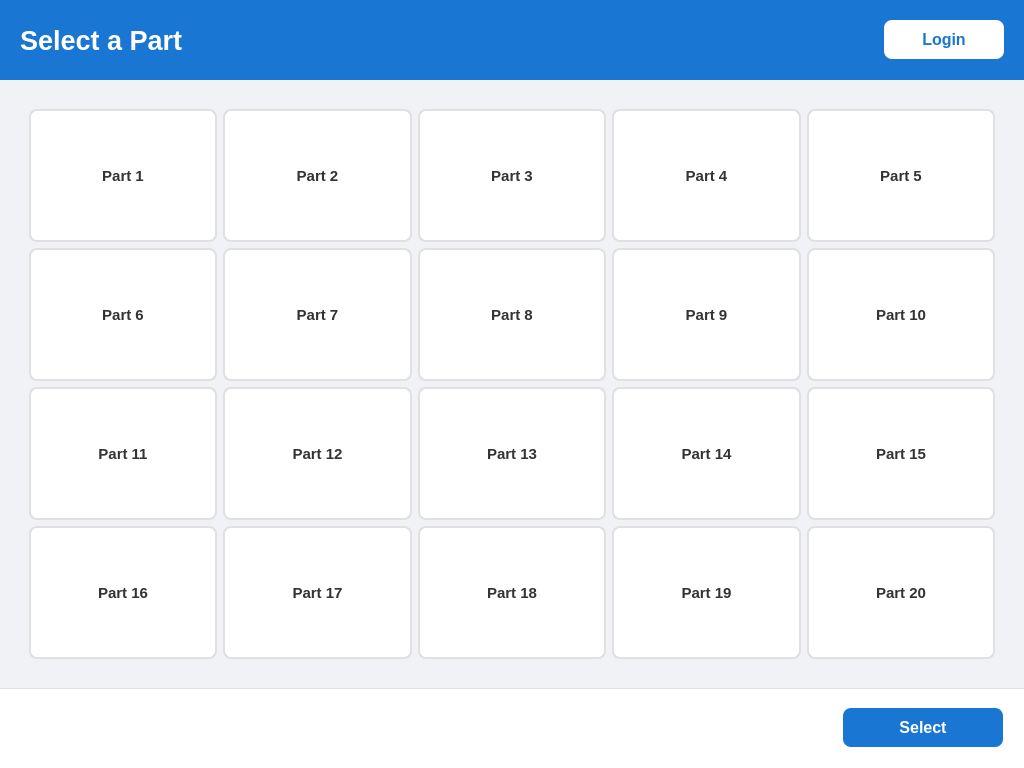
<?xml version="1.0" encoding="UTF-8"?>
<ui version="4.0">
 <class>PartSelectionScreen</class>
 <widget class="QWidget" name="PartSelectionScreen">
  <property name="geometry">
   <rect>
    <x>0</x>
    <y>0</y>
    <width>1024</width>
    <height>768</height>
   </rect>
  </property>
  <property name="windowTitle">
   <string>Operator Part Selection</string>
  </property>
  <property name="styleSheet">
   <string notr="true">/* ---- Overall Style ---- */
#PartSelectionScreen {
	background-color: #f0f2f5; /* Light grey background */
	font-family: Arial, sans-serif;
}

/* ---- Header Style ---- */
#headerFrame {
	background-color: #1976d2; /* Professional blue */
	border-radius: 0px;
}
#titleLabel {
	color: white;
	font-size: 20pt;
	font-weight: bold;
}
#loginButton {
	background-color: white;
	color: #1976d2;
	font-size: 12pt;
	font-weight: bold;
	padding: 10px 20px;
	border-radius: 8px;
	border: none;
}
#loginButton:hover {
	background-color: #e3f2fd; /* Light blue on hover */
}

/* ---- Part Selection Area ---- */
QScrollArea {
	border: none;
}
#scrollAreaWidgetContents {
	background-color: #f0f2f5; /* Match the main background */
}

/* --- THIS IS THE FIX --- */
#gridFrame {
	background-color: transparent;
	border: none;
}
/* ------------------------ */

QToolButton {
	background-color: white;
	border: 2px solid #e0e0e0; /* Default light grey border */
	border-radius: 8px;
	padding: 10px;
	color: #333;
	font-size: 11pt;
	font-weight: bold;
}
QToolButton:hover {
	border-color: #1976d2; /* Blue border on hover */
}
QToolButton:checked {
	border: 3px solid #0d47a1; /* Darker blue solid border when selected */
	background-color: #e3f2fd; /* Light blue background when selected */
}

/* ---- Footer Style ---- */
#footerFrame {
	background-color: #ffffff;
	border-top: 1px solid #e0e0e0;
}
#selectButton {
	background-color: #1976d2;
	color: white;
	font-size: 12pt;
	font-weight: bold;
	padding: 10px 20px;
	border-radius: 8px;
	border: none;
	min-width: 120px;
}
#selectButton:hover {
	background-color: #1565c0; /* Darker blue */
}</string>
  </property>
  <layout class="QVBoxLayout" name="verticalLayout_2">
   <property name="spacing">
    <number>0</number>
   </property>
   <property name="leftMargin">
    <number>0</number>
   </property>
   <property name="topMargin">
    <number>0</number>
   </property>
   <property name="rightMargin">
    <number>0</number>
   </property>
   <property name="bottomMargin">
    <number>0</number>
   </property>
   <item>
    <widget class="QFrame" name="headerFrame">
     <property name="minimumSize">
      <size>
       <width>0</width>
       <height>80</height>
      </size>
     </property>
     <property name="maximumSize">
      <size>
       <width>16777215</width>
       <height>80</height>
      </size>
     </property>
     <property name="frameShape">
      <enum>QFrame::StyledPanel</enum>
     </property>
     <property name="frameShadow">
      <enum>QFrame::Raised</enum>
     </property>
     <layout class="QHBoxLayout" name="horizontalLayout">
      <property name="leftMargin">
       <number>20</number>
      </property>
      <property name="rightMargin">
       <number>20</number>
      </property>
      <item>
       <widget class="QLabel" name="titleLabel">
        <property name="text">
         <string>Select a Part</string>
        </property>
       </widget>
      </item>
      <item>
       <spacer name="horizontalSpacer">
        <property name="orientation">
         <enum>Qt::Horizontal</enum>
        </property>
        <property name="sizeHint" stdset="0">
         <size>
          <width>40</width>
          <height>20</height>
         </size>
        </property>
       </spacer>
      </item>
      <item>
       <widget class="QPushButton" name="loginButton">
        <property name="minimumSize">
         <size>
          <width>120</width>
          <height>0</height>
         </size>
        </property>
        <property name="cursor">
         <cursorShape>PointingHandCursor</cursorShape>
        </property>
        <property name="text">
         <string>Login</string>
        </property>
       </widget>
      </item>
     </layout>
    </widget>
   </item>
   <item>
    <widget class="QScrollArea" name="scrollArea">
     <property name="widgetResizable">
      <bool>true</bool>
     </property>
     <widget class="QWidget" name="scrollAreaWidgetContents">
      <property name="geometry">
       <rect>
        <x>0</x>
        <y>0</y>
        <width>1024</width>
        <height>608</height>
       </rect>
      </property>
      <layout class="QVBoxLayout" name="verticalLayout">
       <property name="leftMargin">
        <number>20</number>
       </property>
       <property name="topMargin">
        <number>20</number>
       </property>
       <property name="rightMargin">
        <number>20</number>
       </property>
       <property name="bottomMargin">
        <number>20</number>
       </property>
       <item>
        <widget class="QFrame" name="gridFrame">
         <property name="frameShape">
          <enum>QFrame::StyledPanel</enum>
         </property>
         <property name="frameShadow">
          <enum>QFrame::Raised</enum>
         </property>
         <layout class="QGridLayout" name="gridLayout">
          <item row="0" column="0">
           <widget class="QToolButton" name="partButton1">
            <property name="sizePolicy">
             <sizepolicy hsizetype="Expanding" vsizetype="Expanding">
              <horstretch>0</horstretch>
              <verstretch>0</verstretch>
             </sizepolicy>
            </property>
            <property name="text">
             <string>Part 1</string>
            </property>
            <property name="iconSize">
             <size>
              <width>150</width>
              <height>150</height>
             </size>
            </property>
            <property name="checkable">
             <bool>true</bool>
            </property>
            <property name="toolButtonStyle">
             <enum>Qt::ToolButtonTextUnderIcon</enum>
            </property>
            <attribute name="buttonGroup">
             <string notr="true">partButtonGroup</string>
            </attribute>
           </widget>
          </item>
          <item row="0" column="1">
           <widget class="QToolButton" name="partButton2">
            <property name="sizePolicy">
             <sizepolicy hsizetype="Expanding" vsizetype="Expanding">
              <horstretch>0</horstretch>
              <verstretch>0</verstretch>
             </sizepolicy>
            </property>
            <property name="text">
             <string>Part 2</string>
            </property>
            <property name="iconSize">
             <size>
              <width>150</width>
              <height>150</height>
             </size>
            </property>
            <property name="checkable">
             <bool>true</bool>
            </property>
            <property name="toolButtonStyle">
             <enum>Qt::ToolButtonTextUnderIcon</enum>
            </property>
            <attribute name="buttonGroup">
             <string notr="true">partButtonGroup</string>
            </attribute>
           </widget>
          </item>
          <item row="0" column="2">
           <widget class="QToolButton" name="partButton3">
            <property name="sizePolicy">
             <sizepolicy hsizetype="Expanding" vsizetype="Expanding">
              <horstretch>0</horstretch>
              <verstretch>0</verstretch>
             </sizepolicy>
            </property>
            <property name="text">
             <string>Part 3</string>
            </property>
            <property name="iconSize">
             <size>
              <width>150</width>
              <height>150</height>
             </size>
            </property>
            <property name="checkable">
             <bool>true</bool>
            </property>
            <property name="toolButtonStyle">
             <enum>Qt::ToolButtonTextUnderIcon</enum>
            </property>
            <attribute name="buttonGroup">
             <string notr="true">partButtonGroup</string>
            </attribute>
           </widget>
          </item>
          <item row="0" column="3">
           <widget class="QToolButton" name="partButton4">
            <property name="sizePolicy">
             <sizepolicy hsizetype="Expanding" vsizetype="Expanding">
              <horstretch>0</horstretch>
              <verstretch>0</verstretch>
             </sizepolicy>
            </property>
            <property name="text">
             <string>Part 4</string>
            </property>
            <property name="iconSize">
             <size>
              <width>150</width>
              <height>150</height>
             </size>
            </property>
            <property name="checkable">
             <bool>true</bool>
            </property>
            <property name="toolButtonStyle">
             <enum>Qt::ToolButtonTextUnderIcon</enum>
            </property>
            <attribute name="buttonGroup">
             <string notr="true">partButtonGroup</string>
            </attribute>
           </widget>
          </item>
          <item row="0" column="4">
           <widget class="QToolButton" name="partButton5">
            <property name="sizePolicy">
             <sizepolicy hsizetype="Expanding" vsizetype="Expanding">
              <horstretch>0</horstretch>
              <verstretch>0</verstretch>
             </sizepolicy>
            </property>
            <property name="text">
             <string>Part 5</string>
            </property>
            <property name="iconSize">
             <size>
              <width>150</width>
              <height>150</height>
             </size>
            </property>
            <property name="checkable">
             <bool>true</bool>
            </property>
            <property name="toolButtonStyle">
             <enum>Qt::ToolButtonTextUnderIcon</enum>
            </property>
            <attribute name="buttonGroup">
             <string notr="true">partButtonGroup</string>
            </attribute>
           </widget>
          </item>
          <item row="1" column="0">
           <widget class="QToolButton" name="partButton6">
            <property name="sizePolicy">
             <sizepolicy hsizetype="Expanding" vsizetype="Expanding">
              <horstretch>0</horstretch>
              <verstretch>0</verstretch>
             </sizepolicy>
            </property>
            <property name="text">
             <string>Part 6</string>
            </property>
            <property name="iconSize">
             <size>
              <width>150</width>
              <height>150</height>
             </size>
            </property>
            <property name="checkable">
             <bool>true</bool>
            </property>
            <property name="toolButtonStyle">
             <enum>Qt::ToolButtonTextUnderIcon</enum>
            </property>
            <attribute name="buttonGroup">
             <string notr="true">partButtonGroup</string>
            </attribute>
           </widget>
          </item>
          <item row="1" column="1">
           <widget class="QToolButton" name="partButton7">
            <property name="sizePolicy">
             <sizepolicy hsizetype="Expanding" vsizetype="Expanding">
              <horstretch>0</horstretch>
              <verstretch>0</verstretch>
             </sizepolicy>
            </property>
            <property name="text">
             <string>Part 7</string>
            </property>
            <property name="iconSize">
             <size>
              <width>150</width>
              <height>150</height>
             </size>
            </property>
            <property name="checkable">
             <bool>true</bool>
            </property>
            <property name="toolButtonStyle">
             <enum>Qt::ToolButtonTextUnderIcon</enum>
            </property>
            <attribute name="buttonGroup">
             <string notr="true">partButtonGroup</string>
            </attribute>
           </widget>
          </item>
          <item row="1" column="2">
           <widget class="QToolButton" name="partButton8">
            <property name="sizePolicy">
             <sizepolicy hsizetype="Expanding" vsizetype="Expanding">
              <horstretch>0</horstretch>
              <verstretch>0</verstretch>
             </sizepolicy>
            </property>
            <property name="text">
             <string>Part 8</string>
            </property>
            <property name="iconSize">
             <size>
              <width>150</width>
              <height>150</height>
             </size>
            </property>
            <property name="checkable">
             <bool>true</bool>
            </property>
            <property name="toolButtonStyle">
             <enum>Qt::ToolButtonTextUnderIcon</enum>
            </property>
            <attribute name="buttonGroup">
             <string notr="true">partButtonGroup</string>
            </attribute>
           </widget>
          </item>
          <item row="1" column="3">
           <widget class="QToolButton" name="partButton9">
            <property name="sizePolicy">
             <sizepolicy hsizetype="Expanding" vsizetype="Expanding">
              <horstretch>0</horstretch>
              <verstretch>0</verstretch>
             </sizepolicy>
            </property>
            <property name="text">
             <string>Part 9</string>
            </property>
            <property name="iconSize">
             <size>
              <width>150</width>
              <height>150</height>
             </size>
            </property>
            <property name="checkable">
             <bool>true</bool>
            </property>
            <property name="toolButtonStyle">
             <enum>Qt::ToolButtonTextUnderIcon</enum>
            </property>
            <attribute name="buttonGroup">
             <string notr="true">partButtonGroup</string>
            </attribute>
           </widget>
          </item>
          <item row="1" column="4">
           <widget class="QToolButton" name="partButton10">
            <property name="sizePolicy">
             <sizepolicy hsizetype="Expanding" vsizetype="Expanding">
              <horstretch>0</horstretch>
              <verstretch>0</verstretch>
             </sizepolicy>
            </property>
            <property name="text">
             <string>Part 10</string>
            </property>
            <property name="iconSize">
             <size>
              <width>150</width>
              <height>150</height>
             </size>
            </property>
            <property name="checkable">
             <bool>true</bool>
            </property>
            <property name="toolButtonStyle">
             <enum>Qt::ToolButtonTextUnderIcon</enum>
            </property>
            <attribute name="buttonGroup">
             <string notr="true">partButtonGroup</string>
            </attribute>
           </widget>
          </item>
          <item row="2" column="0">
           <widget class="QToolButton" name="partButton11">
            <property name="sizePolicy">
             <sizepolicy hsizetype="Expanding" vsizetype="Expanding">
              <horstretch>0</horstretch>
              <verstretch>0</verstretch>
             </sizepolicy>
            </property>
            <property name="text">
             <string>Part 11</string>
            </property>
            <property name="iconSize">
             <size>
              <width>150</width>
              <height>150</height>
             </size>
            </property>
            <property name="checkable">
             <bool>true</bool>
            </property>
            <property name="toolButtonStyle">
             <enum>Qt::ToolButtonTextUnderIcon</enum>
            </property>
            <attribute name="buttonGroup">
             <string notr="true">partButtonGroup</string>
            </attribute>
           </widget>
          </item>
          <item row="2" column="1">
           <widget class="QToolButton" name="partButton12">
            <property name="sizePolicy">
             <sizepolicy hsizetype="Expanding" vsizetype="Expanding">
              <horstretch>0</horstretch>
              <verstretch>0</verstretch>
             </sizepolicy>
            </property>
            <property name="text">
             <string>Part 12</string>
            </property>
            <property name="iconSize">
             <size>
              <width>150</width>
              <height>150</height>
             </size>
            </property>
            <property name="checkable">
             <bool>true</bool>
            </property>
            <property name="toolButtonStyle">
             <enum>Qt::ToolButtonTextUnderIcon</enum>
            </property>
            <attribute name="buttonGroup">
             <string notr="true">partButtonGroup</string>
            </attribute>
           </widget>
          </item>
          <item row="2" column="2">
           <widget class="QToolButton" name="partButton13">
            <property name="sizePolicy">
             <sizepolicy hsizetype="Expanding" vsizetype="Expanding">
              <horstretch>0</horstretch>
              <verstretch>0</verstretch>
             </sizepolicy>
            </property>
            <property name="text">
             <string>Part 13</string>
            </property>
            <property name="iconSize">
             <size>
              <width>150</width>
              <height>150</height>
             </size>
            </property>
            <property name="checkable">
             <bool>true</bool>
            </property>
            <property name="toolButtonStyle">
             <enum>Qt::ToolButtonTextUnderIcon</enum>
            </property>
            <attribute name="buttonGroup">
             <string notr="true">partButtonGroup</string>
            </attribute>
           </widget>
          </item>
          <item row="2" column="3">
           <widget class="QToolButton" name="partButton14">
            <property name="sizePolicy">
             <sizepolicy hsizetype="Expanding" vsizetype="Expanding">
              <horstretch>0</horstretch>
              <verstretch>0</verstretch>
             </sizepolicy>
            </property>
            <property name="text">
             <string>Part 14</string>
            </property>
            <property name="iconSize">
             <size>
              <width>150</width>
              <height>150</height>
             </size>
            </property>
            <property name="checkable">
             <bool>true</bool>
            </property>
            <property name="toolButtonStyle">
             <enum>Qt::ToolButtonTextUnderIcon</enum>
            </property>
            <attribute name="buttonGroup">
             <string notr="true">partButtonGroup</string>
            </attribute>
           </widget>
          </item>
          <item row="2" column="4">
           <widget class="QToolButton" name="partButton15">
            <property name="sizePolicy">
             <sizepolicy hsizetype="Expanding" vsizetype="Expanding">
              <horstretch>0</horstretch>
              <verstretch>0</verstretch>
             </sizepolicy>
            </property>
            <property name="text">
             <string>Part 15</string>
            </property>
            <property name="iconSize">
             <size>
              <width>150</width>
              <height>150</height>
             </size>
            </property>
            <property name="checkable">
             <bool>true</bool>
            </property>
            <property name="toolButtonStyle">
             <enum>Qt::ToolButtonTextUnderIcon</enum>
            </property>
            <attribute name="buttonGroup">
             <string notr="true">partButtonGroup</string>
            </attribute>
           </widget>
          </item>
          <item row="3" column="0">
           <widget class="QToolButton" name="partButton16">
            <property name="sizePolicy">
             <sizepolicy hsizetype="Expanding" vsizetype="Expanding">
              <horstretch>0</horstretch>
              <verstretch>0</verstretch>
             </sizepolicy>
            </property>
            <property name="text">
             <string>Part 16</string>
            </property>
            <property name="iconSize">
             <size>
              <width>150</width>
              <height>150</height>
             </size>
            </property>
            <property name="checkable">
             <bool>true</bool>
            </property>
            <property name="toolButtonStyle">
             <enum>Qt::ToolButtonTextUnderIcon</enum>
            </property>
            <attribute name="buttonGroup">
             <string notr="true">partButtonGroup</string>
            </attribute>
           </widget>
          </item>
          <item row="3" column="1">
           <widget class="QToolButton" name="partButton17">
            <property name="sizePolicy">
             <sizepolicy hsizetype="Expanding" vsizetype="Expanding">
              <horstretch>0</horstretch>
              <verstretch>0</verstretch>
             </sizepolicy>
            </property>
            <property name="text">
             <string>Part 17</string>
            </property>
            <property name="iconSize">
             <size>
              <width>150</width>
              <height>150</height>
             </size>
            </property>
            <property name="checkable">
             <bool>true</bool>
            </property>
            <property name="toolButtonStyle">
             <enum>Qt::ToolButtonTextUnderIcon</enum>
            </property>
            <attribute name="buttonGroup">
             <string notr="true">partButtonGroup</string>
            </attribute>
           </widget>
          </item>
          <item row="3" column="2">
           <widget class="QToolButton" name="partButton18">
            <property name="sizePolicy">
             <sizepolicy hsizetype="Expanding" vsizetype="Expanding">
              <horstretch>0</horstretch>
              <verstretch>0</verstretch>
             </sizepolicy>
            </property>
            <property name="text">
             <string>Part 18</string>
            </property>
            <property name="iconSize">
             <size>
              <width>150</width>
              <height>150</height>
             </size>
            </property>
            <property name="checkable">
             <bool>true</bool>
            </property>
            <property name="toolButtonStyle">
             <enum>Qt::ToolButtonTextUnderIcon</enum>
            </property>
            <attribute name="buttonGroup">
             <string notr="true">partButtonGroup</string>
            </attribute>
           </widget>
          </item>
          <item row="3" column="3">
           <widget class="QToolButton" name="partButton19">
            <property name="sizePolicy">
             <sizepolicy hsizetype="Expanding" vsizetype="Expanding">
              <horstretch>0</horstretch>
              <verstretch>0</verstretch>
             </sizepolicy>
            </property>
            <property name="text">
             <string>Part 19</string>
            </property>
            <property name="iconSize">
             <size>
              <width>150</width>
              <height>150</height>
             </size>
            </property>
            <property name="checkable">
             <bool>true</bool>
            </property>
            <property name="toolButtonStyle">
             <enum>Qt::ToolButtonTextUnderIcon</enum>
            </property>
            <attribute name="buttonGroup">
             <string notr="true">partButtonGroup</string>
            </attribute>
           </widget>
          </item>
          <item row="3" column="4">
           <widget class="QToolButton" name="partButton20">
            <property name="sizePolicy">
             <sizepolicy hsizetype="Expanding" vsizetype="Expanding">
              <horstretch>0</horstretch>
              <verstretch>0</verstretch>
             </sizepolicy>
            </property>
            <property name="text">
             <string>Part 20</string>
            </property>
            <property name="iconSize">
             <size>
              <width>150</width>
              <height>150</height>
             </size>
            </property>
            <property name="checkable">
             <bool>true</bool>
            </property>
            <property name="toolButtonStyle">
             <enum>Qt::ToolButtonTextUnderIcon</enum>
            </property>
            <attribute name="buttonGroup">
             <string notr="true">partButtonGroup</string>
            </attribute>
           </widget>
          </item>
         </layout>
        </widget>
       </item>
      </layout>
     </widget>
    </widget>
   </item>
   <item>
    <widget class="QFrame" name="footerFrame">
     <property name="minimumSize">
      <size>
       <width>0</width>
       <height>80</height>
      </size>
     </property>
     <property name="maximumSize">
      <size>
       <width>16777215</width>
       <height>80</height>
      </size>
     </property>
     <property name="frameShape">
      <enum>QFrame::StyledPanel</enum>
     </property>
     <property name="frameShadow">
      <enum>QFrame::Raised</enum>
     </property>
     <layout class="QHBoxLayout" name="horizontalLayout_2">
      <property name="leftMargin">
       <number>20</number>
      </property>
      <property name="rightMargin">
       <number>20</number>
      </property>
      <item>
       <spacer name="horizontalSpacer_2">
        <property name="orientation">
         <enum>Qt::Horizontal</enum>
        </property>
        <property name="sizeHint" stdset="0">
         <size>
          <width>40</width>
          <height>20</height>
         </size>
        </property>
       </spacer>
      </item>
      <item>
       <widget class="QPushButton" name="selectButton">
        <property name="cursor">
         <cursorShape>PointingHandCursor</cursorShape>
        </property>
        <property name="text">
         <string>Select</string>
        </property>
       </widget>
      </item>
     </layout>
    </widget>
   </item>
  </layout>
 </widget>
 <resources/>
 <connections/>
 <buttongroups>
  <buttongroup name="partButtonGroup"/>
 </buttongroups>
</ui>
